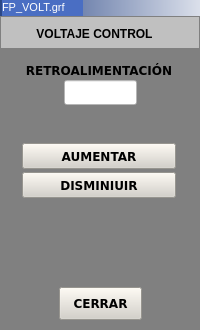
<?xml version="1.0" encoding="UTF-8"?>
<ui version="4.0">
 <class>WVoltCtrl</class>
 <widget class="QWidget" name="WVoltCtrl">
  <property name="geometry">
   <rect>
    <x>0</x>
    <y>0</y>
    <width>200</width>
    <height>330</height>
   </rect>
  </property>
  <property name="minimumSize">
   <size>
    <width>200</width>
    <height>330</height>
   </size>
  </property>
  <property name="maximumSize">
   <size>
    <width>200</width>
    <height>330</height>
   </size>
  </property>
  <property name="windowTitle">
   <string>Dialog</string>
  </property>
  <property name="styleSheet">
   <string notr="true">background-color: rgb(128, 128, 128);</string>
  </property>
  <widget class="QFrame" name="frame">
   <property name="geometry">
    <rect>
     <x>1</x>
     <y>17</y>
     <width>198</width>
     <height>31</height>
    </rect>
   </property>
   <property name="font">
    <font>
     <family>Verdana</family>
    </font>
   </property>
   <property name="styleSheet">
    <string notr="true">background-color: rgb(192, 192, 192);</string>
   </property>
   <property name="frameShape">
    <enum>QFrame::NoFrame</enum>
   </property>
   <property name="frameShadow">
    <enum>QFrame::Sunken</enum>
   </property>
   <property name="lineWidth">
    <number>2</number>
   </property>
   <widget class="QLabel" name="lbCtrlVoltajeT">
    <property name="geometry">
     <rect>
      <x>8</x>
      <y>7</y>
      <width>171</width>
      <height>20</height>
     </rect>
    </property>
    <property name="font">
     <font>
      <weight>75</weight>
      <bold>true</bold>
     </font>
    </property>
    <property name="frameShape">
     <enum>QFrame::NoFrame</enum>
    </property>
    <property name="frameShadow">
     <enum>QFrame::Plain</enum>
    </property>
    <property name="lineWidth">
     <number>1</number>
    </property>
    <property name="text">
     <string>VOLTAJE CONTROL</string>
    </property>
    <property name="alignment">
     <set>Qt::AlignCenter</set>
    </property>
   </widget>
  </widget>
  <widget class="QLabel" name="lbRetroaT">
   <property name="geometry">
    <rect>
     <x>0</x>
     <y>60</y>
     <width>198</width>
     <height>20</height>
    </rect>
   </property>
   <property name="font">
    <font>
     <family>Verdana</family>
     <weight>75</weight>
     <bold>true</bold>
    </font>
   </property>
   <property name="text">
    <string>RETROALIMENTACIÓN</string>
   </property>
   <property name="alignment">
    <set>Qt::AlignCenter</set>
   </property>
  </widget>
  <widget class="QPushButton" name="btAumentar">
   <property name="geometry">
    <rect>
     <x>22</x>
     <y>143</y>
     <width>154</width>
     <height>26</height>
    </rect>
   </property>
   <property name="font">
    <font>
     <family>Verdana</family>
     <pointsize>9</pointsize>
     <weight>75</weight>
     <bold>true</bold>
    </font>
   </property>
   <property name="styleSheet">
    <string notr="true">background-color: rgb(212, 208, 200);</string>
   </property>
   <property name="text">
    <string>AUMENTAR</string>
   </property>
  </widget>
  <widget class="QPushButton" name="btDisminuir">
   <property name="geometry">
    <rect>
     <x>22</x>
     <y>172</y>
     <width>154</width>
     <height>26</height>
    </rect>
   </property>
   <property name="font">
    <font>
     <family>Verdana</family>
     <pointsize>9</pointsize>
     <weight>75</weight>
     <bold>true</bold>
    </font>
   </property>
   <property name="styleSheet">
    <string notr="true">background-color: rgb(212, 208, 200);</string>
   </property>
   <property name="text">
    <string>DISMINIUIR</string>
   </property>
  </widget>
  <widget class="QPushButton" name="btCerrar">
   <property name="geometry">
    <rect>
     <x>59</x>
     <y>287</y>
     <width>83</width>
     <height>33</height>
    </rect>
   </property>
   <property name="font">
    <font>
     <family>Verdana</family>
     <pointsize>9</pointsize>
     <weight>75</weight>
     <bold>true</bold>
     <kerning>true</kerning>
    </font>
   </property>
   <property name="styleSheet">
    <string notr="true">background-color: rgb(212, 208, 200);</string>
   </property>
   <property name="text">
    <string>CERRAR</string>
   </property>
   <property name="shortcut">
    <string/>
   </property>
   <property name="autoDefault">
    <bool>false</bool>
   </property>
   <property name="default">
    <bool>false</bool>
   </property>
   <property name="flat">
    <bool>false</bool>
   </property>
  </widget>
  <widget class="QLineEdit" name="leRetroa">
   <property name="geometry">
    <rect>
     <x>64</x>
     <y>80</y>
     <width>73</width>
     <height>25</height>
    </rect>
   </property>
   <property name="styleSheet">
    <string notr="true">background-color: rgb(255, 255, 255);
color: rgb(0, 0, 0);</string>
   </property>
  </widget>
  <widget class="QFrame" name="frame_5">
   <property name="geometry">
    <rect>
     <x>0</x>
     <y>0</y>
     <width>241</width>
     <height>16</height>
    </rect>
   </property>
   <property name="styleSheet">
    <string notr="true">background-color: qlineargradient(spread:pad, x1:0, y1:0, x2:1, y2:0, stop:0 rgba(43, 71, 134, 255), stop:1 rgba(255, 255, 255, 255));</string>
   </property>
   <property name="frameShape">
    <enum>QFrame::Panel</enum>
   </property>
   <property name="frameShadow">
    <enum>QFrame::Raised</enum>
   </property>
   <property name="lineWidth">
    <number>0</number>
   </property>
   <widget class="QLabel" name="lbIP">
    <property name="geometry">
     <rect>
      <x>2</x>
      <y>0</y>
      <width>81</width>
      <height>16</height>
     </rect>
    </property>
    <property name="font">
     <font>
      <pointsize>5</pointsize>
     </font>
    </property>
    <property name="styleSheet">
     <string notr="true">background-color: rgb(74, 110, 195);</string>
    </property>
    <property name="text">
     <string>&lt;!DOCTYPE HTML PUBLIC &quot;-//W3C//DTD HTML 4.0//EN&quot; &quot;http://www.w3.org/TR/REC-html40/strict.dtd&quot;&gt;
&lt;html&gt;&lt;head&gt;&lt;meta name=&quot;qrichtext&quot; content=&quot;1&quot; /&gt;&lt;style type=&quot;text/css&quot;&gt;
p, li { white-space: pre-wrap; }
&lt;/style&gt;&lt;/head&gt;&lt;body style=&quot; font-family:'MS Shell Dlg 2'; font-size:5pt; font-weight:400; font-style:normal;&quot;&gt;
&lt;p style=&quot; margin-top:0px; margin-bottom:0px; margin-left:0px; margin-right:0px; -qt-block-indent:0; text-indent:0px;&quot;&gt;&lt;span style=&quot; font-size:8pt; color:#ffffff;&quot;&gt;FP_VOLT.grf&lt;/span&gt;&lt;/p&gt;&lt;/body&gt;&lt;/html&gt;</string>
    </property>
   </widget>
  </widget>
  <widget class="QLabel" name="lbFondo">
   <property name="geometry">
    <rect>
     <x>0</x>
     <y>0</y>
     <width>200</width>
     <height>330</height>
    </rect>
   </property>
   <property name="styleSheet">
    <string notr="true">background-color: rgb(128, 128, 128);</string>
   </property>
   <property name="text">
    <string/>
   </property>
  </widget>
  <zorder>lbFondo</zorder>
  <zorder>frame</zorder>
  <zorder>lbRetroaT</zorder>
  <zorder>btAumentar</zorder>
  <zorder>btDisminuir</zorder>
  <zorder>btCerrar</zorder>
  <zorder>leRetroa</zorder>
  <zorder>frame_5</zorder>
 </widget>
 <resources/>
 <connections/>
</ui>
